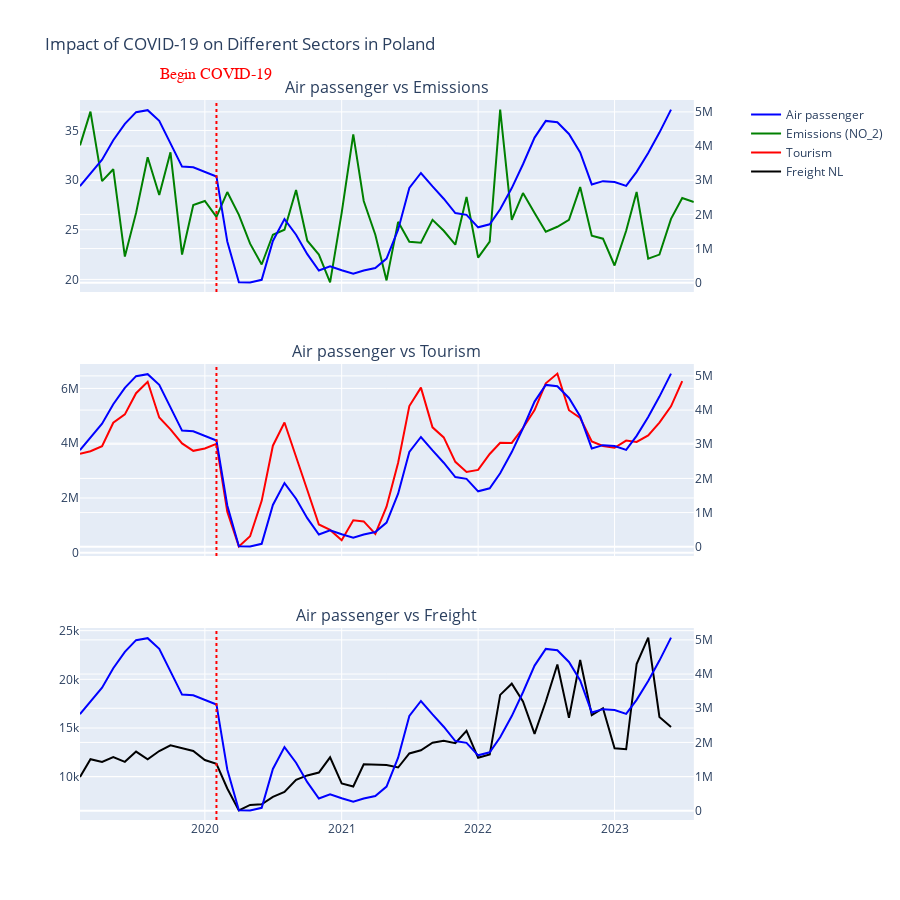

Source (notebook cell):
### Code cell
fig = make_subplots(rows=3, cols=1,
                    shared_xaxes=True,
                    subplot_titles=('Air passenger vs Emissions', 'Air passenger vs Tourism', 'Air passenger vs Freight'),
                    vertical_spacing=0.1,
                    specs=[[{'secondary_y': True}],
                           [{'secondary_y': True}],
                           [{'secondary_y': True}]])

# For Traffic vs Emissions
fig.add_trace(go.Scatter(
    x=traffic_PL['TIME_PERIOD'],
    y=traffic_PL['OBS_VALUE'],
    name='Air passenger',
    line=dict(color='blue'),
), row=1, col=1, secondary_y=True)

fig.add_trace(go.Scatter(
    x=emissions_PL['TIME_PERIOD'],
    y=emissions_PL['OBS_VALUE'],
    name="Emissions (NO_2)",
    line=dict(color='green'),
), row=1, col=1, secondary_y=False)

# For Traffic vs Tourism
fig.add_trace(go.Scatter(
    x=traffic_PL['TIME_PERIOD'],
    y=traffic_PL['OBS_VALUE'],
    showlegend=False,  
    line=dict(color='blue'),
), row=2, col=1, secondary_y=True)

fig.add_trace(go.Scatter(
    x=tourism_PL['TIME_PERIOD'],
    y=tourism_PL['OBS_VALUE'],
    name='Tourism',
    line=dict(color='red'),
), row=2, col=1, secondary_y=False)

# For Traffic vs Freight
fig.add_trace(go.Scatter(
    x=traffic_PL['TIME_PERIOD'],
    y=traffic_PL['OBS_VALUE'],
    showlegend=False, 
    line=dict(color='blue'),
), row=3, col=1, secondary_y=True)

fig.add_trace(go.Scatter(
    x=supply_PL['TIME_PERIOD'],
    y=supply_PL['OBS_VALUE'],
    name='Freight NL',
    line=dict(color='black'),
), row=3, col=1, secondary_y=False)

fig.update_layout(
    title_text='Impact of COVID-19 on Different Sectors in Poland',
    height=900 
)

fig.add_vline(x='2020-02', line_width=2, line_color='red', line_dash='dot')
fig.add_annotation(
    dict(
        x='2020-02-01',
        y=1.05,  
        xref='x',
        yref='paper',
        text='Begin COVID-19',  
        showarrow=False,
        font=dict(
            family='Courier New, monospace',
            size=16,
            color='red'
        ),
        ax=0,  
        ay=0
    )
)

fig.show()

### Figure 1 — Plotly figure (JSON) as saved in the notebook; plotly's stock layout.template omitted (floating-point values rounded to 4 significant figures)
{"data": [{"line": {"color": "blue"}, "name": "Air passenger", "type": "scatter", "x": ["2019-02", "2019-03", "2019-04", "2019-05", "2019-06", "2019-07", "2019-08", "2019-09", "2019-10", "2019-11", "2019-12", "2020-01", "2020-02", "2020-03", "2020-04", "2020-05", "2020-06", "2020-07", "2020-08", "2020-09", "2020-10", "2020-11", "2020-12", "2021-01", "2021-02", "2021-03", "2021-04", "2021-05", "2021-06", "2021-07", "2021-08", "2021-09", "2021-10", "2021-11", "2021-12", "2022-01", "2022-02", "2022-03", "2022-04", "2022-05", "2022-06", "2022-07", "2022-08", "2022-09", "2022-10", "2022-11", "2022-12", "2023-01", "2023-02", "2023-03", "2023-04", "2023-05", "2023-06"], "xaxis": "x", "y": [2827246, 3210970, 3601320, 4172215, 4648311, 4991974, 5050195, 4736514, 4072476, 3398811, 3377614, 3243373, 3110797, 1209699, 16962, 10555, 86142, 1222945, 1863299, 1406953, 836962, 359060, 484423, 367529, 261807, 357901, 431413, 707792, 1551462, 2775774, 3211572, 2819072, 2459229, 2040673, 1988347, 1622563, 1710885, 2151440, 2770479, 3468217, 4248526, 4736602, 4696865, 4353210, 3814328, 2876446, 2973753, 2949180, 2834985, 3244453, 3795083, 4394123, 5067020], "yaxis": "y2"}, {"line": {"color": "green"}, "name": "Emissions (NO_2)", "type": "scatter", "x": ["2019-02", "2019-03", "2019-04", "2019-05", "2019-06", "2019-07", "2019-08", "2019-09", "2019-10", "2019-11", "2019-12", "2020-01", "2020-02", "2020-03", "2020-04", "2020-05", "2020-06", "2020-07", "2020-08", "2020-09", "2020-10", "2020-11", "2020-12", "2021-01", "2021-02", "2021-03", "2021-04", "2021-05", "2021-06", "2021-07", "2021-08", "2021-09", "2021-10", "2021-11", "2021-12", "2022-01", "2022-02", "2022-03", "2022-04", "2022-05", "2022-06", "2022-07", "2022-08", "2022-09", "2022-10", "2022-11", "2022-12", "2023-01", "2023-02", "2023-03", "2023-04", "2023-05", "2023-06", "2023-07", "2023-08"], "xaxis": "x", "y": [33.5, 36.9, 29.9, 31.1, 22.3, 26.7, 32.3, 28.5, 32.8, 22.5, 27.5, 27.9, 26.3, 28.8, 26.5, 23.6, 21.5, 24.5, 25, 29, 23.9, 22.5, 19.7, 26.7, 34.6, 27.9, 24.5, 19.9, 25.8, 23.8, 23.7, 26, 24.9, 23.5, 28.3, 22.2, 23.8, 37.1, 26, 28.7, 26.7, 24.8, 25.3, 26, 29.3, 24.4, 24.1, 21.4, 24.9, 28.8, 22.1, 22.5, 26.1, 28.2, 27.8], "yaxis": "y"}, {"line": {"color": "blue"}, "showlegend": false, "type": "scatter", "x": ["2019-02", "2019-03", "2019-04", "2019-05", "2019-06", "2019-07", "2019-08", "2019-09", "2019-10", "2019-11", "2019-12", "2020-01", "2020-02", "2020-03", "2020-04", "2020-05", "2020-06", "2020-07", "2020-08", "2020-09", "2020-10", "2020-11", "2020-12", "2021-01", "2021-02", "2021-03", "2021-04", "2021-05", "2021-06", "2021-07", "2021-08", "2021-09", "2021-10", "2021-11", "2021-12", "2022-01", "2022-02", "2022-03", "2022-04", "2022-05", "2022-06", "2022-07", "2022-08", "2022-09", "2022-10", "2022-11", "2022-12", "2023-01", "2023-02", "2023-03", "2023-04", "2023-05", "2023-06"], "xaxis": "x2", "y": [2827246, 3210970, 3601320, 4172215, 4648311, 4991974, 5050195, 4736514, 4072476, 3398811, 3377614, 3243373, 3110797, 1209699, 16962, 10555, 86142, 1222945, 1863299, 1406953, 836962, 359060, 484423, 367529, 261807, 357901, 431413, 707792, 1551462, 2775774, 3211572, 2819072, 2459229, 2040673, 1988347, 1622563, 1710885, 2151440, 2770479, 3468217, 4248526, 4736602, 4696865, 4353210, 3814328, 2876446, 2973753, 2949180, 2834985, 3244453, 3795083, 4394123, 5067020], "yaxis": "y4"}, {"line": {"color": "red"}, "name": "Tourism", "type": "scatter", "x": ["2019-02", "2019-03", "2019-04", "2019-05", "2019-06", "2019-07", "2019-08", "2019-09", "2019-10", "2019-11", "2019-12", "2020-01", "2020-02", "2020-03", "2020-04", "2020-05", "2020-06", "2020-07", "2020-08", "2020-09", "2020-10", "2020-11", "2020-12", "2021-01", "2021-02", "2021-03", "2021-04", "2021-05", "2021-06", "2021-07", "2021-08", "2021-09", "2021-10", "2021-11", "2021-12", "2022-01", "2022-02", "2022-03", "2022-04", "2022-05", "2022-06", "2022-07", "2022-08", "2022-09", "2022-10", "2022-11", "2022-12", "2023-01", "2023-02", "2023-03", "2023-04", "2023-05", "2023-06", "2023-07"], "xaxis": "x2", "y": [3614138, 3706066, 3888285, 4747531, 5051302, 5824766, 6242349, 4939760, 4507327, 3990928, 3720836, 3805083, 3975676, 1501279, 232388, 602380, 1896005, 3908681, 4755572, 3461089, 2289634, 1033458, 834037, 456658, 1186565, 1144387, 691904, 1680655, 3288298, 5356574, 6029441, 4578363, 4212323, 3319168, 2947436, 3026446, 3605164, 4016783, 4011294, 4553046, 5206926, 6188269, 6540920, 5204256, 4922079, 4062227, 3897817, 3831586, 4095277, 4045097, 4281513, 4752612, 5346998, 6269109], "yaxis": "y3"}, {"line": {"color": "blue"}, "showlegend": false, "type": "scatter", "x": ["2019-02", "2019-03", "2019-04", "2019-05", "2019-06", "2019-07", "2019-08", "2019-09", "2019-10", "2019-11", "2019-12", "2020-01", "2020-02", "2020-03", "2020-04", "2020-05", "2020-06", "2020-07", "2020-08", "2020-09", "2020-10", "2020-11", "2020-12", "2021-01", "2021-02", "2021-03", "2021-04", "2021-05", "2021-06", "2021-07", "2021-08", "2021-09", "2021-10", "2021-11", "2021-12", "2022-01", "2022-02", "2022-03", "2022-04", "2022-05", "2022-06", "2022-07", "2022-08", "2022-09", "2022-10", "2022-11", "2022-12", "2023-01", "2023-02", "2023-03", "2023-04", "2023-05", "2023-06"], "xaxis": "x3", "y": [2827246, 3210970, 3601320, 4172215, 4648311, 4991974, 5050195, 4736514, 4072476, 3398811, 3377614, 3243373, 3110797, 1209699, 16962, 10555, 86142, 1222945, 1863299, 1406953, 836962, 359060, 484423, 367529, 261807, 357901, 431413, 707792, 1551462, 2775774, 3211572, 2819072, 2459229, 2040673, 1988347, 1622563, 1710885, 2151440, 2770479, 3468217, 4248526, 4736602, 4696865, 4353210, 3814328, 2876446, 2973753, 2949180, 2834985, 3244453, 3795083, 4394123, 5067020], "yaxis": "y6"}, {"line": {"color": "black"}, "name": "Freight NL", "type": "scatter", "x": ["2019-02", "2019-03", "2019-04", "2019-05", "2019-06", "2019-07", "2019-08", "2019-09", "2019-10", "2019-11", "2019-12", "2020-01", "2020-02", "2020-03", "2020-04", "2020-05", "2020-06", "2020-07", "2020-08", "2020-09", "2020-10", "2020-11", "2020-12", "2021-01", "2021-02", "2021-03", "2021-04", "2021-05", "2021-06", "2021-07", "2021-08", "2021-09", "2021-10", "2021-11", "2021-12", "2022-01", "2022-02", "2022-03", "2022-04", "2022-05", "2022-06", "2022-07", "2022-08", "2022-09", "2022-10", "2022-11", "2022-12", "2023-01", "2023-02", "2023-03", "2023-04", "2023-05", "2023-06"], "xaxis": "x3", "y": [9977.0, 11800.0, 11520.0, 12020.0, 11530.0, 12580.0, 11780.0, 12640.0, 13220.0, 12900.0, 12650.0, 11720.0, 11330.0, 8796.0, 6540.0, 7106.0, 7162.0, 7923.0, 8443.0, 9671, 10130.0, 10430.0, 11990.0, 9309.0, 8999.0, 11270.0, 11210.0, 11195, 10950.0, 12390.0, 12718, 13500.0, 13700.0, 13440.0, 14700.0, 11940.0, 12276, 18410.0, 19550.0, 17740.0, 14400.0, 17720.0, 21520.0, 16040.0, 21990.0, 16320.0, 17040.0, 12930.0, 12820.0, 21570.0, 24290.0, 16140.0, 15120.0], "yaxis": "y5"}], "layout": {"annotations": [{"font": {"size": 16}, "showarrow": false, "text": "Air passenger vs Emissions", "x": 0.47, "xanchor": "center", "xref": "paper", "y": 1, "yanchor": "bottom", "yref": "paper"}, {"font": {"size": 16}, "showarrow": false, "text": "Air passenger vs Tourism", "x": 0.47, "xanchor": "center", "xref": "paper", "y": 0.6333, "yanchor": "bottom", "yref": "paper"}, {"font": {"size": 16}, "showarrow": false, "text": "Air passenger vs Freight", "x": 0.47, "xanchor": "center", "xref": "paper", "y": 0.2667, "yanchor": "bottom", "yref": "paper"}, {"ax": 0, "ay": 0, "font": {"color": "red", "family": "Courier New, monospace", "size": 16}, "showarrow": false, "text": "Begin COVID-19", "x": "2020-02-01", "xref": "x", "y": 1.05, "yref": "paper"}], "height": 900, "shapes": [{"line": {"color": "red", "dash": "dot", "width": 2}, "type": "line", "x0": "2020-02", "x1": "2020-02", "xref": "x", "y0": 0, "y1": 1, "yref": "y domain"}, {"line": {"color": "red", "dash": "dot", "width": 2}, "type": "line", "x0": "2020-02", "x1": "2020-02", "xref": "x2", "y0": 0, "y1": 1, "yref": "y3 domain"}, {"line": {"color": "red", "dash": "dot", "width": 2}, "type": "line", "x0": "2020-02", "x1": "2020-02", "xref": "x3", "y0": 0, "y1": 1, "yref": "y5 domain"}], "title": {"text": "Impact of COVID-19 on Different Sectors in Poland"}, "xaxis": {"anchor": "y", "domain": [0, 0.94], "matches": "x3", "showticklabels": false}, "xaxis2": {"anchor": "y3", "domain": [0, 0.94], "matches": "x3", "showticklabels": false}, "xaxis3": {"anchor": "y5", "domain": [0, 0.94]}, "yaxis": {"anchor": "x", "domain": [0.7333, 1]}, "yaxis2": {"anchor": "x", "overlaying": "y", "side": "right"}, "yaxis3": {"anchor": "x2", "domain": [0.3667, 0.6333]}, "yaxis4": {"anchor": "x2", "overlaying": "y3", "side": "right"}, "yaxis5": {"anchor": "x3", "domain": [0, 0.2667]}, "yaxis6": {"anchor": "x3", "overlaying": "y5", "side": "right"}}}
